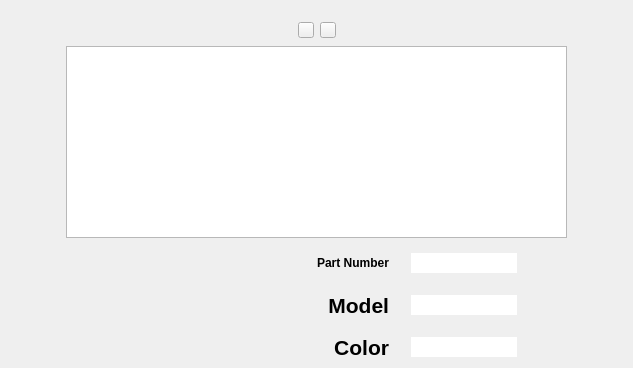
      <widget class="QWidget" name="page">
       <layout class="QVBoxLayout" name="verticalLayout_5">
        <item>
         <widget class="QWidget" name="widget_3" native="true">
          <property name="sizePolicy">
           <sizepolicy hsizetype="Preferred" vsizetype="Expanding">
            <horstretch>0</horstretch>
            <verstretch>0</verstretch>
           </sizepolicy>
          </property>
          <property name="maximumSize">
           <size>
            <width>16777215</width>
            <height>16777214</height>
           </size>
          </property>
          <layout class="QVBoxLayout" name="verticalLayout_4">
           <item>
            <layout class="QHBoxLayout" name="horizontalLayout_4">
             <item>
              <spacer name="horizontalSpacer_2">
               <property name="orientation">
                <enum>Qt::Horizontal</enum>
               </property>
               <property name="sizeHint" stdset="0">
                <size>
                 <width>40</width>
                 <height>20</height>
                </size>
               </property>
              </spacer>
             </item>
             <item>
              <widget class="QPushButton" name="color_chart_button">
               <property name="minimumSize">
                <size>
                 <width>16</width>
                 <height>16</height>
                </size>
               </property>
               <property name="maximumSize">
                <size>
                 <width>16</width>
                 <height>16</height>
                </size>
               </property>
               <property name="styleSheet">
                <string notr="true">border-image: url(:/setp_on/circle-512-2.png)</string>
               </property>
               <property name="text">
                <string/>
               </property>
              </widget>
             </item>
             <item>
              <widget class="QPushButton" name="flop_chart_button">
               <property name="minimumSize">
                <size>
                 <width>16</width>
                 <height>16</height>
                </size>
               </property>
               <property name="maximumSize">
                <size>
                 <width>16</width>
                 <height>16</height>
                </size>
               </property>
               <property name="styleSheet">
                <string notr="true">border-image: url(:/step_off/circle-512-3.png);</string>
               </property>
               <property name="text">
                <string/>
               </property>
              </widget>
             </item>
             <item>
              <spacer name="horizontalSpacer_3">
               <property name="orientation">
                <enum>Qt::Horizontal</enum>
               </property>
               <property name="sizeHint" stdset="0">
                <size>
                 <width>40</width>
                 <height>20</height>
                </size>
               </property>
              </spacer>
             </item>
            </layout>
           </item>
           <item>
            <layout class="QHBoxLayout" name="horizontalLayout_5">
             <item>
              <widget class="QPushButton" name="pushButton_2">
               <property name="sizePolicy">
                <sizepolicy hsizetype="Preferred" vsizetype="Minimum">
                 <horstretch>0</horstretch>
                 <verstretch>0</verstretch>
                </sizepolicy>
               </property>
               <property name="minimumSize">
                <size>
                 <width>40</width>
                 <height>40</height>
                </size>
               </property>
               <property name="maximumSize">
                <size>
                 <width>40</width>
                 <height>40</height>
                </size>
               </property>
               <property name="styleSheet">
                <string notr="true">border-image: url(:/left/iconfinder_arrow-left-01_186410.png);</string>
               </property>
               <property name="text">
                <string/>
               </property>
               <property name="flat">
                <bool>true</bool>
               </property>
              </widget>
             </item>
             <item>
              <widget class="QGraphicsView" name="graphicsView"/>
             </item>
             <item>
              <widget class="QPushButton" name="pushButton">
               <property name="minimumSize">
                <size>
                 <width>40</width>
                 <height>40</height>
                </size>
               </property>
               <property name="maximumSize">
                <size>
                 <width>40</width>
                 <height>40</height>
                </size>
               </property>
               <property name="styleSheet">
                <string notr="true">border-image: url(:/right/iconfinder_arrow-right-01_186409.png)</string>
               </property>
               <property name="text">
                <string/>
               </property>
               <property name="flat">
                <bool>true</bool>
               </property>
              </widget>
             </item>
            </layout>
           </item>
          </layout>
         </widget>
        </item>
        <item>
         <layout class="QHBoxLayout" name="horizontalLayout_6">
          <property name="spacing">
           <number>22</number>
          </property>
          <property name="topMargin">
           <number>0</number>
          </property>
          <property name="rightMargin">
           <number>12</number>
          </property>
          <property name="bottomMargin">
           <number>0</number>
          </property>
          <item>
           <widget class="QLabel" name="label_5">
            <property name="sizePolicy">
             <sizepolicy hsizetype="Preferred" vsizetype="Fixed">
              <horstretch>0</horstretch>
              <verstretch>0</verstretch>
             </sizepolicy>
            </property>
            <property name="minimumSize">
             <size>
              <width>175</width>
              <height>70</height>
             </size>
            </property>
            <property name="maximumSize">
             <size>
              <width>175</width>
              <height>70</height>
             </size>
            </property>
            <property name="text">
             <string/>
            </property>
            <property name="pixmap">
             <pixmap resource="resources/logoColor.qrc">:/logo/D:/Projects/isent_colorcheck/resources/colorcheck_logo.png</pixmap>
            </property>
            <property name="scaledContents">
             <bool>true</bool>
            </property>
           </widget>
          </item>
          <item>
           <spacer name="horizontalSpacer_13">
            <property name="orientation">
             <enum>Qt::Horizontal</enum>
            </property>
            <property name="sizeType">
             <enum>QSizePolicy::Fixed</enum>
            </property>
            <property name="sizeHint" stdset="0">
             <size>
              <width>40</width>
              <height>20</height>
             </size>
            </property>
           </spacer>
          </item>
          <item>
           <widget class="QLabel" name="label_20">
            <property name="maximumSize">
             <size>
              <width>140</width>
              <height>45</height>
             </size>
            </property>
            <property name="text">
             <string/>
            </property>
            <property name="pixmap">
             <pixmap resource="resources/introLogo.qrc">:/introsys/INTROSYS_White.png</pixmap>
            </property>
            <property name="scaledContents">
             <bool>true</bool>
            </property>
           </widget>
          </item>
          <item>
           <spacer name="horizontalSpacer_4">
            <property name="orientation">
             <enum>Qt::Horizontal</enum>
            </property>
            <property name="sizeType">
             <enum>QSizePolicy::Expanding</enum>
            </property>
            <property name="sizeHint" stdset="0">
             <size>
              <width>40</width>
              <height>20</height>
             </size>
            </property>
           </spacer>
          </item>
          <item>
           <layout class="QGridLayout" name="gridLayout_2">
            <property name="sizeConstraint">
             <enum>QLayout::SetDefaultConstraint</enum>
            </property>
            <item row="2" column="1">
             <widget class="QLineEdit" name="color">
              <property name="frame">
               <bool>false</bool>
              </property>
             </widget>
            </item>
            <item row="1" column="1">
             <widget class="QLineEdit" name="model">
              <property name="frame">
               <bool>false</bool>
              </property>
             </widget>
            </item>
            <item row="2" column="0">
             <widget class="QLabel" name="label_6">
              <property name="sizePolicy">
               <sizepolicy hsizetype="Preferred" vsizetype="Fixed">
                <horstretch>0</horstretch>
                <verstretch>0</verstretch>
               </sizepolicy>
              </property>
              <property name="maximumSize">
               <size>
                <width>16777215</width>
                <height>20</height>
               </size>
              </property>
              <property name="font">
               <font>
                <pointsize>16</pointsize>
                <weight>75</weight>
                <bold>true</bold>
               </font>
              </property>
              <property name="text">
               <string>Color</string>
              </property>
              <property name="alignment">
               <set>Qt::AlignRight|Qt::AlignTrailing|Qt::AlignVCenter</set>
              </property>
             </widget>
            </item>
            <item row="0" column="1">
             <widget class="QLineEdit" name="part_number">
              <property name="frame">
               <bool>false</bool>
              </property>
             </widget>
            </item>
            <item row="1" column="0">
             <widget class="QLabel" name="label_9">
              <property name="sizePolicy">
               <sizepolicy hsizetype="Preferred" vsizetype="Fixed">
                <horstretch>0</horstretch>
                <verstretch>0</verstretch>
               </sizepolicy>
              </property>
              <property name="maximumSize">
               <size>
                <width>16777215</width>
                <height>20</height>
               </size>
              </property>
              <property name="font">
               <font>
                <pointsize>16</pointsize>
                <weight>75</weight>
                <bold>true</bold>
               </font>
              </property>
              <property name="text">
               <string>Model</string>
              </property>
              <property name="alignment">
               <set>Qt::AlignRight|Qt::AlignTrailing|Qt::AlignVCenter</set>
              </property>
             </widget>
            </item>
            <item row="0" column="0">
             <widget class="QLabel" name="label_10">
              <property name="font">
               <font>
                <weight>75</weight>
                <bold>true</bold>
               </font>
              </property>
              <property name="text">
               <string>Part Number</string>
              </property>
              <property name="alignment">
               <set>Qt::AlignRight|Qt::AlignTrailing|Qt::AlignVCenter</set>
              </property>
             </widget>
            </item>
           </layout>
          </item>
          <item>
           <widget class="QLabel" name="color_eval">
            <property name="minimumSize">
             <size>
              <width>71</width>
              <height>71</height>
             </size>
            </property>
            <property name="maximumSize">
             <size>
              <width>71</width>
              <height>71</height>
             </size>
            </property>
            <property name="font">
             <font>
              <pointsize>24</pointsize>
             </font>
            </property>
            <property name="text">
             <string/>
            </property>
            <property name="pixmap">
             <pixmap resource="resources/eval.qrc">:/LA/iconfinder_notification_done_48784.png</pixmap>
            </property>
            <property name="scaledContents">
             <bool>true</bool>
            </property>
           </widget>
          </item>
         </layout>
        </item>
       </layout>
      </widget>
